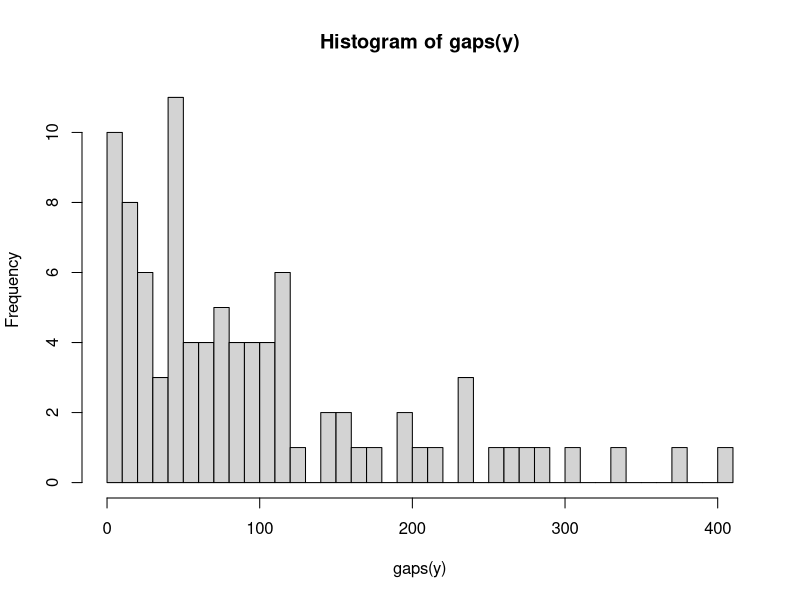

This figure's R source:
library(intervals)


### Name: clusters
### Title: Identify clusters in a collection of positions or intervals
### Aliases: clusters clusters,numeric-method
###   clusters,Intervals_virtual-method

### ** Examples

# Numeric method
w <- 20
x <- sample( 1000, 100 )
c1 <- clusters( x, w )

# Check results
sapply( c1, function( x ) all( diff(x) <= w ) )
d1 <- diff( sort(x) )
all.equal(
          as.numeric( d1[ d1 <= w ] ),
          unlist( sapply( c1, diff ) )
          )

# Intervals method, starting with a reduced object so we know that all
# intervals are disjoint and sorted.
B <- 100
left <- runif( B, 0, 1e4 )
right <- left + rexp( B, rate = 1/10 )
y <- reduce( Intervals( cbind( left, right ) ) )

gaps <- function(x) x[-1,1] - x[-nrow(x),2]
hist( gaps(y), breaks = 30 )

w <- 200
c2 <- clusters( y, w )
head( c2 )
sapply( c2, function(x) all( gaps(x) <= w ) )

# Clusters and open end points. See "Details".
z <- Intervals(
               matrix( 1:4, 2, 2, byrow = TRUE ),
               closed = c( TRUE, FALSE )
               )
z
clusters( z, 1 )
closed(z)[1] <- FALSE
z
clusters( z, 1 )
